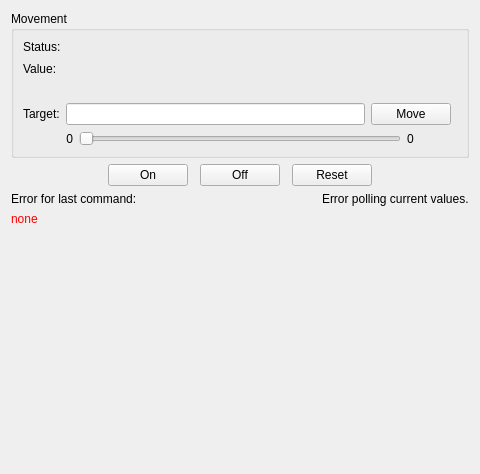
<?xml version="1.0" encoding="UTF-8"?>
<ui version="4.0">
 <class>Form</class>
 <widget class="QWidget" name="Form">
  <property name="geometry">
   <rect>
    <x>0</x>
    <y>0</y>
    <width>480</width>
    <height>474</height>
   </rect>
  </property>
  <property name="windowTitle">
   <string>Form</string>
  </property>
  <layout class="QVBoxLayout" name="verticalLayout_2">
   <item>
    <widget class="QGroupBox" name="groupBox">
     <property name="styleSheet">
      <string notr="true"/>
     </property>
     <property name="title">
      <string>Movement</string>
     </property>
     <layout class="QGridLayout" name="gridLayout_3">
      <item row="1" column="0">
       <widget class="QLabel" name="label_3">
        <property name="text">
         <string>Target:</string>
        </property>
       </widget>
      </item>
      <item row="1" column="1">
       <widget class="QLineEdit" name="targetBox">
        <property name="sizePolicy">
         <sizepolicy hsizetype="Expanding" vsizetype="Minimum">
          <horstretch>0</horstretch>
          <verstretch>0</verstretch>
         </sizepolicy>
        </property>
       </widget>
      </item>
      <item row="1" column="2">
       <widget class="QPushButton" name="moveBtn">
        <property name="text">
         <string>Move</string>
        </property>
        <property name="icon">
         <iconset resource="../../res/quango.qrc">
          <normaloff>:/tick-octagon.png</normaloff>:/tick-octagon.png</iconset>
        </property>
       </widget>
      </item>
      <item row="0" column="0" colspan="4">
       <layout class="QGridLayout" name="gridLayout">
        <item row="1" column="0">
         <widget class="QLabel" name="label_5">
          <property name="text">
           <string>Value:</string>
          </property>
         </widget>
        </item>
        <item row="0" column="0">
         <widget class="QLabel" name="label_8">
          <property name="text">
           <string>Status:</string>
          </property>
         </widget>
        </item>
        <item row="0" column="1" colspan="2">
         <widget class="SqueezedLabel" name="statusLbl">
          <property name="font">
           <font>
            <weight>75</weight>
            <bold>true</bold>
           </font>
          </property>
          <property name="autoFillBackground">
           <bool>false</bool>
          </property>
          <property name="styleSheet">
           <string notr="true">padding-left:5px; padding-right:5px;</string>
          </property>
          <property name="text">
           <string/>
          </property>
          <property name="margin">
           <number>0</number>
          </property>
         </widget>
        </item>
        <item row="1" column="1">
         <widget class="QLabel" name="valueLbl">
          <property name="font">
           <font>
            <family>Monospace</family>
            <pointsize>11</pointsize>
            <weight>75</weight>
            <bold>true</bold>
           </font>
          </property>
          <property name="styleSheet">
           <string notr="true">padding-left:5px; padding-right:5px;</string>
          </property>
          <property name="text">
           <string/>
          </property>
         </widget>
        </item>
        <item row="1" column="2">
         <spacer name="horizontalSpacer_3">
          <property name="orientation">
           <enum>Qt::Horizontal</enum>
          </property>
          <property name="sizeHint" stdset="0">
           <size>
            <width>0</width>
            <height>0</height>
           </size>
          </property>
         </spacer>
        </item>
        <item row="2" column="1" colspan="2">
         <widget class="QLabel" name="baseValueLbl">
          <property name="font">
           <font>
            <family>Monospace</family>
           </font>
          </property>
          <property name="text">
           <string/>
          </property>
         </widget>
        </item>
       </layout>
      </item>
      <item row="2" column="0" colspan="4">
       <layout class="QHBoxLayout" name="horizontalLayout_3">
        <item>
         <widget class="QLabel" name="minLbl">
          <property name="minimumSize">
           <size>
            <width>50</width>
            <height>0</height>
           </size>
          </property>
          <property name="text">
           <string>0</string>
          </property>
          <property name="alignment">
           <set>Qt::AlignRight|Qt::AlignTrailing|Qt::AlignVCenter</set>
          </property>
         </widget>
        </item>
        <item>
         <widget class="QSlider" name="valueSlider">
          <property name="maximum">
           <number>1000</number>
          </property>
          <property name="orientation">
           <enum>Qt::Horizontal</enum>
          </property>
         </widget>
        </item>
        <item>
         <widget class="QLabel" name="maxLbl">
          <property name="minimumSize">
           <size>
            <width>50</width>
            <height>0</height>
           </size>
          </property>
          <property name="text">
           <string>0</string>
          </property>
         </widget>
        </item>
       </layout>
      </item>
     </layout>
    </widget>
   </item>
   <item>
    <layout class="QHBoxLayout" name="horizontalLayout_2">
     <property name="spacing">
      <number>12</number>
     </property>
     <item>
      <spacer name="horizontalSpacer_5">
       <property name="orientation">
        <enum>Qt::Horizontal</enum>
       </property>
       <property name="sizeHint" stdset="0">
        <size>
         <width>0</width>
         <height>0</height>
        </size>
       </property>
      </spacer>
     </item>
     <item>
      <widget class="QPushButton" name="onBtn">
       <property name="text">
        <string>On</string>
       </property>
       <property name="icon">
        <iconset resource="../../res/quango.qrc">
         <normaloff>:/ampel-g-small.png</normaloff>:/ampel-g-small.png</iconset>
       </property>
      </widget>
     </item>
     <item>
      <widget class="QPushButton" name="offBtn">
       <property name="text">
        <string>Off</string>
       </property>
       <property name="icon">
        <iconset resource="../../res/quango.qrc">
         <normaloff>:/ampel-r-small.png</normaloff>:/ampel-r-small.png</iconset>
       </property>
      </widget>
     </item>
     <item>
      <widget class="QPushButton" name="resetBtn">
       <property name="text">
        <string>Reset</string>
       </property>
       <property name="icon">
        <iconset resource="../../res/quango.qrc">
         <normaloff>:/arrow-circle-225-left.png</normaloff>:/arrow-circle-225-left.png</iconset>
       </property>
      </widget>
     </item>
     <item>
      <spacer name="horizontalSpacer_4">
       <property name="orientation">
        <enum>Qt::Horizontal</enum>
       </property>
       <property name="sizeHint" stdset="0">
        <size>
         <width>0</width>
         <height>0</height>
        </size>
       </property>
      </spacer>
     </item>
    </layout>
   </item>
   <item>
    <layout class="QHBoxLayout" name="horizontalLayout_4">
     <item>
      <layout class="QVBoxLayout" name="verticalLayout_3">
       <item>
        <widget class="QLabel" name="label_4">
         <property name="text">
          <string>Error for last command:</string>
         </property>
        </widget>
       </item>
       <item>
        <widget class="QLabel" name="errorLbl">
         <property name="sizePolicy">
          <sizepolicy hsizetype="Expanding" vsizetype="Expanding">
           <horstretch>0</horstretch>
           <verstretch>0</verstretch>
          </sizepolicy>
         </property>
         <property name="palette">
          <palette>
           <active>
            <colorrole role="WindowText">
             <brush brushstyle="SolidPattern">
              <color alpha="255">
               <red>255</red>
               <green>0</green>
               <blue>0</blue>
              </color>
             </brush>
            </colorrole>
           </active>
           <inactive>
            <colorrole role="WindowText">
             <brush brushstyle="SolidPattern">
              <color alpha="255">
               <red>255</red>
               <green>0</green>
               <blue>0</blue>
              </color>
             </brush>
            </colorrole>
           </inactive>
           <disabled>
            <colorrole role="WindowText">
             <brush brushstyle="SolidPattern">
              <color alpha="255">
               <red>49</red>
               <green>54</green>
               <blue>59</blue>
              </color>
             </brush>
            </colorrole>
           </disabled>
          </palette>
         </property>
         <property name="text">
          <string>none</string>
         </property>
         <property name="alignment">
          <set>Qt::AlignLeading|Qt::AlignLeft|Qt::AlignTop</set>
         </property>
        </widget>
       </item>
      </layout>
     </item>
     <item>
      <layout class="QVBoxLayout" name="verticalLayout">
       <item>
        <widget class="QWidget" name="pollErr" native="true">
         <layout class="QHBoxLayout" name="horizontalLayout_6">
          <property name="margin">
           <number>0</number>
          </property>
          <item>
           <widget class="QLabel" name="label_7">
            <property name="sizePolicy">
             <sizepolicy hsizetype="Fixed" vsizetype="Preferred">
              <horstretch>0</horstretch>
              <verstretch>0</verstretch>
             </sizepolicy>
            </property>
            <property name="text">
             <string/>
            </property>
            <property name="pixmap">
             <pixmap resource="../../res/quango.qrc">:/exclamation-frame.png</pixmap>
            </property>
            <property name="alignment">
             <set>Qt::AlignLeading|Qt::AlignLeft|Qt::AlignTop</set>
            </property>
           </widget>
          </item>
          <item>
           <widget class="QLabel" name="label_9">
            <property name="sizePolicy">
             <sizepolicy hsizetype="Fixed" vsizetype="Preferred">
              <horstretch>0</horstretch>
              <verstretch>0</verstretch>
             </sizepolicy>
            </property>
            <property name="text">
             <string>Error polling current values.</string>
            </property>
            <property name="alignment">
             <set>Qt::AlignLeading|Qt::AlignLeft|Qt::AlignTop</set>
            </property>
           </widget>
          </item>
         </layout>
        </widget>
       </item>
       <item>
        <spacer name="verticalSpacer">
         <property name="orientation">
          <enum>Qt::Vertical</enum>
         </property>
         <property name="sizeHint" stdset="0">
          <size>
           <width>0</width>
           <height>0</height>
          </size>
         </property>
        </spacer>
       </item>
      </layout>
     </item>
    </layout>
   </item>
  </layout>
 </widget>
 <customwidgets>
  <customwidget>
   <class>SqueezedLabel</class>
   <extends>QLabel</extends>
   <header>quango.mlzgui</header>
  </customwidget>
 </customwidgets>
 <tabstops>
  <tabstop>targetBox</tabstop>
  <tabstop>moveBtn</tabstop>
  <tabstop>valueSlider</tabstop>
  <tabstop>onBtn</tabstop>
  <tabstop>offBtn</tabstop>
  <tabstop>resetBtn</tabstop>
 </tabstops>
 <resources>
  <include location="../../res/quango.qrc"/>
  <include location="../../res/quango.qrc"/>
 </resources>
 <connections/>
</ui>
